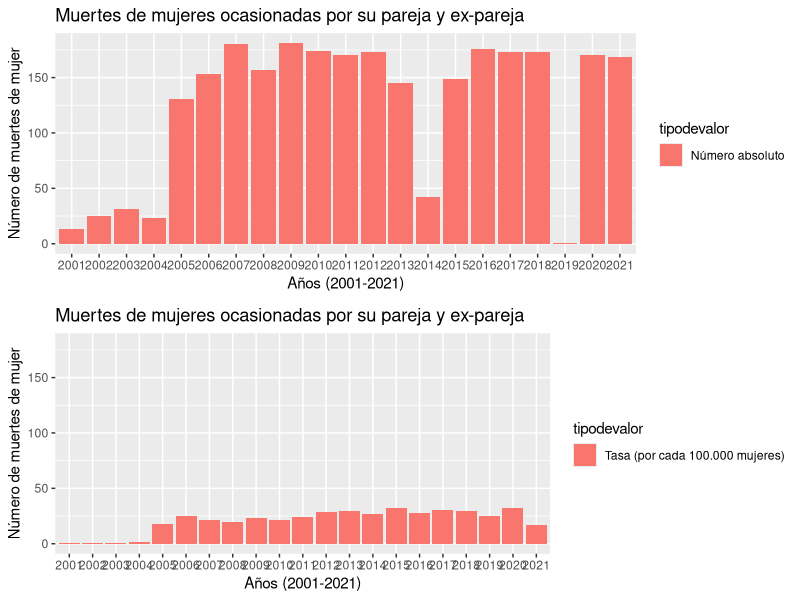
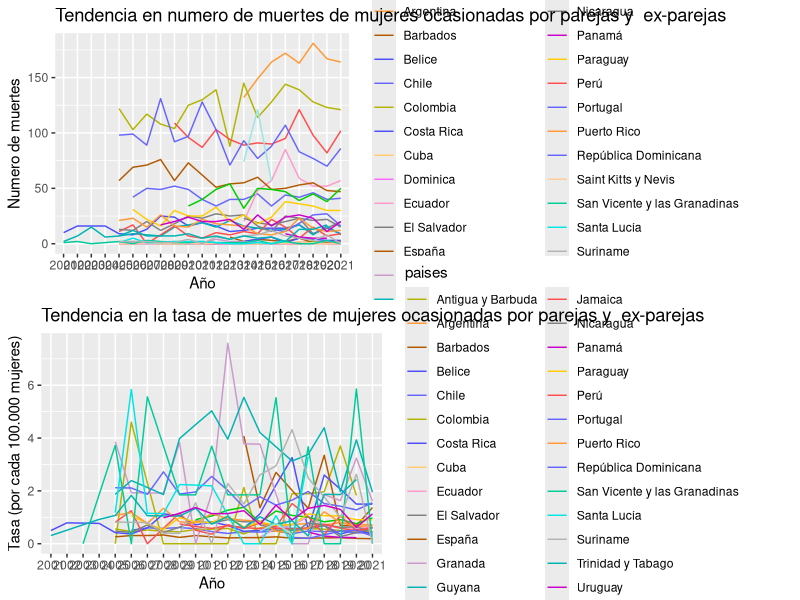

Here is the R script that generated these plots, in order:

#librería
library(readxl)
library(tidyr)
library(tidyverse)
library(ggplot2)
library(gridExtra)

#Ver en qué directorio estamos parados
getwd()

#Leer el excel de nuestra data
data <- read_excel("BaseDeDatosOriginal.xlsx")

#Cambiar el encabezado de la tabla a:
data<- data %>% rename(valor = value) %>% rename(tipodevalor = Tipodevalor) %>% rename(paises = País__ESTANDAR) %>% rename(anio = Años__ESTANDAR)

#Seleccionando las variables de interés y ordenar por anio
data <- data %>% select(paises, anio,valor, tipodevalor) %>% arrange(anio)

#Quitar los na de la tabla
data <- na.omit(data)

#Redondear los valores a dos decimales
data$valor<- round(data$valor, 2)

##Comparacion entre los dos tipos de valores que tenemos
# Primer gráfico
grafico1 <- data %>% filter(tipodevalor == "Número absoluto") %>%
ggplot(aes(x = anio, y = valor, fill = tipodevalor)) +
  geom_bar(stat = "identity") +
  xlab("Años (2001-2021)") +
  ylab("Número de muertes de mujer") +
  ggtitle("Muertes de mujeres ocasionadas por su pareja y ex-pareja") +
  scale_y_continuous(limits=c(0, max(data$valor))) 

# Segundo gráfico
grafico2 <- data %>% filter(tipodevalor == "Tasa (por cada 100.000 mujeres)") %>%
  ggplot(aes(x = anio, y = valor, fill = tipodevalor))  +
  geom_bar(stat = "identity") +
  xlab("Años (2001-2021)") +
  ylab("Número de muertes de mujer") + 
  ggtitle("Muertes de mujeres ocasionadas por su pareja y ex-pareja") +
  scale_y_continuous(limits=c(0, max(data$valor)))
  

# Mostrar ambos gráficos juntos
gridExtra::grid.arrange(grafico1, grafico2, newpage = TRUE)

#Colores para los graficos de linea
colors_vec <- c("#4d4dff", "#00b3b3", "#00cc99", "#b3b300", "#b35900", "#cc99cc", "#ff4d4d", "#808080", "#ff9933", "#6666ff", "#00e6e6", "#b3b3b3", "#ff66ff", "#ffcc99", "#99ff99", "#ff6666", "#b3b300", "#00b3b3", "#ff99cc", "#6666ff", "#ffcc00", "#cc00cc", "#ff4d4d", "#00cc00", "#b35900", "#4d4dff", "#808080", "#FF9933", "#99E6E6", "#FF99CC", "#6666FF", "#FFCC70", "#CC00CC")
names(colors_vec) <- c("Costa Rica", "Trinidad y Tabago", "San Vicente y las Granadinas", "Colombia", "España", "Granada", "Jamaica", "Nicaragua", "Puerto Rico", "República Dominicana", "Santa Lucía", "Suriname", "Dominica", "Saint Kitts y Nevis", "Islas Vírgenes Británicas", "Anguila", "Antigua y Barbuda", "Guyana", "Montserrat", "Chile", "Paraguay", "Uruguay", "Perú", "Honduras", "Barbados", "Belice", "El Salvador", "Argentina", "Venezuela (República Bolivariana de)", "Ecuador", "Portugal", "Cuba", "Panamá")

#Grafico de linea con el valor absoluto
line_absoluto = data %>%
  filter(tipodevalor == 'Número absoluto') %>%
  ggplot(aes(x = anio, y = valor, color = paises)) +
  geom_line(aes(group = paises)) +
  scale_color_manual(values = colors_vec) +
  labs(title = "Tendencia en numero de muertes de mujeres ocasionadas por parejas y  ex-parejas",
       x = "Año",
       y = "Numero de muertes") 

#Grafico de linea con la tasa de muertes, por cada 100000 mujeres
line_tasa = data %>%
  filter(tipodevalor == 'Tasa (por cada 100.000 mujeres)') %>%
  ggplot(aes(x = anio, y = valor, color = paises)) +
  geom_line(aes(group = paises)) +
  scale_color_manual(values = colors_vec) +
  labs(title = "Tendencia en la tasa de muertes de mujeres ocasionadas por parejas y  ex-parejas",
       x = "Año",
       y = "Tasa (por cada 100.000 mujeres)") 

#Mostrar ambos graficos juntos
gridExtra::grid.arrange(line_absoluto, line_tasa, newpage = TRUE)

